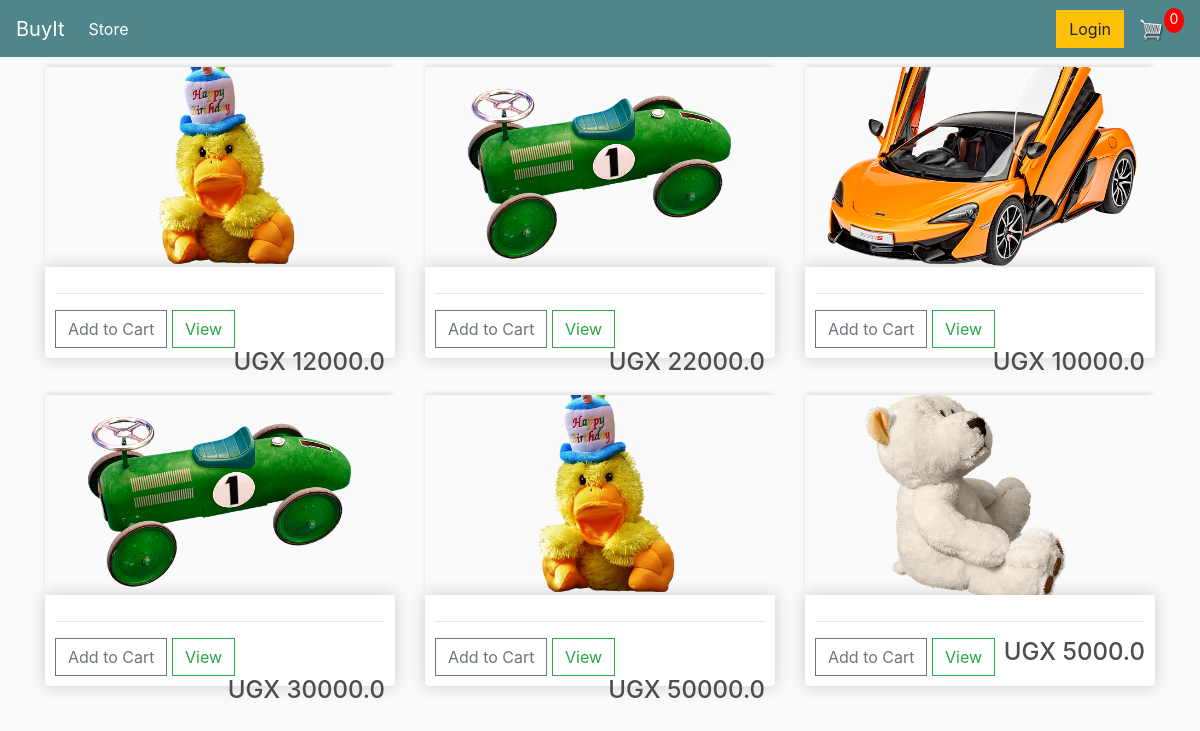
The page / on the database its author committed.
### store/models.py (models this page shows, shortened)
class Product(models.Model):
    name = models.CharField(max_length=100, null=True)
    price = models.FloatField()
    digital = models.BooleanField(default=False, null=True, blank=True)
    image = models.ImageField(null=True, blank=True)
    @property
    def imageURL(self):
        try:
            url = self.image.url
        except:
            url = ''
        return url

### store/views.py (the view)
# urls.py: path('', include('store.urls')),
def store(request):
    products = Product.objects.all()
    context = {'products': products}
    return render(request, 'store/store.html', context)

### templates/store/store.html (shortened to what this page needs)
{% extends 'store/main.html' %}
{% load static %}
{% block content %}
    <div class="row">
        {% for product in products %}
        <div class="col-lg-4">
            <img class="thumbnail" src="{{ product.imageURL }}">
            <div class="box-element product">
                <hr>
                <button class="btn btn-outline-secondary add-btn">Add to Cart</button>
                <a href="#" class="btn btn-outline-success">View</a>
                <h4 style="display: inline-block;float:right">UGX {{ product.price }}</h4>
            </div>
        </div>
        {% endfor %}
    </div>
{% endblock content %}

### static/css/main.css (style rules this page uses)
body { background-color: hsl(0, 0%, 98%); }
h1,h2,h3,h4,h5,h6 { color:hsl(0, 0%, 30%); }
.box-element { box-shadow:hsl(0, 0%, 80%) 0 0 16px; background-color: #fff; border-radius: 4px; padding: 10px; }
.thumbnail { width: 100%; height: 200px; -webkit-box-shadow: -1px -3px 5px -2px rgba(214,214,214,1); -moz-box-shadow: -1px -3px 5px -2px rgba(214,214,214,1); box-shadow: -1px -3px 5px -2px rgba(214,214,214,1); }
.product { border-radius: 0 0 4px 4px; }
.col-lg-4, .col-lg-6, .col-lg-8, .col-lg-12 { margin-top: 10px; }
.btn { border-radius: 0; }

### rows shown on the page
Product: imageURL (picture), price "12000.0"
Product: imageURL (picture), price "22000.0"
Product: imageURL (picture), price "10000.0"
Product: imageURL (picture), price "30000.0"
Product: imageURL (picture), price "50000.0"
Product: imageURL (picture), price "5000.0"
